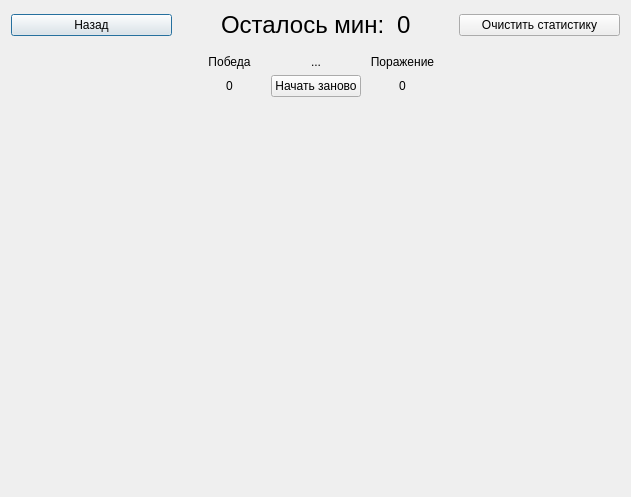
<?xml version="1.0" encoding="UTF-8"?>
<ui version="4.0">
 <class>PlayerWindow</class>
 <widget class="QDialog" name="PlayerWindow">
  <property name="geometry">
   <rect>
    <x>0</x>
    <y>0</y>
    <width>631</width>
    <height>497</height>
   </rect>
  </property>
  <property name="windowTitle">
   <string>Dialog</string>
  </property>
  <layout class="QVBoxLayout" name="verticalLayout">
   <item>
    <layout class="QHBoxLayout" name="horizontalLayout">
     <item>
      <widget class="QPushButton" name="pushButton">
       <property name="minimumSize">
        <size>
         <width>161</width>
         <height>0</height>
        </size>
       </property>
       <property name="text">
        <string>Назад</string>
       </property>
      </widget>
     </item>
     <item>
      <spacer name="horizontalSpacer">
       <property name="orientation">
        <enum>Qt::Horizontal</enum>
       </property>
       <property name="sizeHint" stdset="0">
        <size>
         <width>40</width>
         <height>20</height>
        </size>
       </property>
      </spacer>
     </item>
     <item>
      <widget class="QLabel" name="label_7">
       <property name="font">
        <font>
         <pointsize>18</pointsize>
        </font>
       </property>
       <property name="text">
        <string>Осталось мин: </string>
       </property>
      </widget>
     </item>
     <item>
      <widget class="QLabel" name="mineCounter">
       <property name="font">
        <font>
         <pointsize>18</pointsize>
        </font>
       </property>
       <property name="text">
        <string>0</string>
       </property>
      </widget>
     </item>
     <item>
      <spacer name="horizontalSpacer_2">
       <property name="orientation">
        <enum>Qt::Horizontal</enum>
       </property>
       <property name="sizeHint" stdset="0">
        <size>
         <width>40</width>
         <height>20</height>
        </size>
       </property>
      </spacer>
     </item>
     <item>
      <widget class="QPushButton" name="resetScore">
       <property name="minimumSize">
        <size>
         <width>161</width>
         <height>0</height>
        </size>
       </property>
       <property name="text">
        <string>Очистить статистику</string>
       </property>
      </widget>
     </item>
    </layout>
   </item>
   <item>
    <spacer name="verticalSpacer_2">
     <property name="orientation">
      <enum>Qt::Vertical</enum>
     </property>
     <property name="sizeType">
      <enum>QSizePolicy::Fixed</enum>
     </property>
     <property name="sizeHint" stdset="0">
      <size>
       <width>20</width>
       <height>10</height>
      </size>
     </property>
    </spacer>
   </item>
   <item>
    <layout class="QHBoxLayout" name="horizontalLayout_3">
     <item>
      <spacer name="horizontalSpacer_3">
       <property name="orientation">
        <enum>Qt::Horizontal</enum>
       </property>
       <property name="sizeHint" stdset="0">
        <size>
         <width>40</width>
         <height>20</height>
        </size>
       </property>
      </spacer>
     </item>
     <item>
      <layout class="QGridLayout" name="gridLayout">
       <item row="0" column="0">
        <widget class="QLabel" name="label_5">
         <property name="minimumSize">
          <size>
           <width>71</width>
           <height>0</height>
          </size>
         </property>
         <property name="text">
          <string>&lt;html&gt;&lt;head/&gt;&lt;body&gt;&lt;p align=&quot;center&quot;&gt;Победа&lt;/p&gt;&lt;/body&gt;&lt;/html&gt;</string>
         </property>
        </widget>
       </item>
       <item row="0" column="1">
        <widget class="QLabel" name="statusLabel">
         <property name="text">
          <string>&lt;html&gt;&lt;head/&gt;&lt;body&gt;&lt;p align=&quot;center&quot;&gt;...&lt;/p&gt;&lt;/body&gt;&lt;/html&gt;</string>
         </property>
        </widget>
       </item>
       <item row="0" column="2">
        <widget class="QLabel" name="label_3">
         <property name="minimumSize">
          <size>
           <width>71</width>
           <height>0</height>
          </size>
         </property>
         <property name="text">
          <string>&lt;html&gt;&lt;head/&gt;&lt;body&gt;&lt;p align=&quot;center&quot;&gt;Поражение&lt;/p&gt;&lt;/body&gt;&lt;/html&gt;</string>
         </property>
        </widget>
       </item>
       <item row="1" column="0">
        <widget class="QLabel" name="playerWinScore">
         <property name="text">
          <string>&lt;html&gt;&lt;head/&gt;&lt;body&gt;&lt;p align=&quot;center&quot;&gt;0&lt;/p&gt;&lt;/body&gt;&lt;/html&gt;</string>
         </property>
        </widget>
       </item>
       <item row="1" column="1">
        <widget class="QPushButton" name="Restart">
         <property name="text">
          <string>Начать заново</string>
         </property>
        </widget>
       </item>
       <item row="1" column="2">
        <widget class="QLabel" name="playerLoseScore">
         <property name="text">
          <string>&lt;html&gt;&lt;head/&gt;&lt;body&gt;&lt;p align=&quot;center&quot;&gt;0&lt;/p&gt;&lt;/body&gt;&lt;/html&gt;</string>
         </property>
        </widget>
       </item>
      </layout>
     </item>
     <item>
      <spacer name="horizontalSpacer_4">
       <property name="orientation">
        <enum>Qt::Horizontal</enum>
       </property>
       <property name="sizeHint" stdset="0">
        <size>
         <width>40</width>
         <height>20</height>
        </size>
       </property>
      </spacer>
     </item>
    </layout>
   </item>
   <item>
    <layout class="QHBoxLayout" name="horizontalLayout_2">
     <item>
      <spacer name="horizontalSpacer_5">
       <property name="orientation">
        <enum>Qt::Horizontal</enum>
       </property>
       <property name="sizeHint" stdset="0">
        <size>
         <width>40</width>
         <height>20</height>
        </size>
       </property>
      </spacer>
     </item>
     <item>
      <layout class="QGridLayout" name="MineField"/>
     </item>
     <item>
      <spacer name="horizontalSpacer_6">
       <property name="orientation">
        <enum>Qt::Horizontal</enum>
       </property>
       <property name="sizeHint" stdset="0">
        <size>
         <width>40</width>
         <height>20</height>
        </size>
       </property>
      </spacer>
     </item>
    </layout>
   </item>
   <item>
    <spacer name="verticalSpacer">
     <property name="orientation">
      <enum>Qt::Vertical</enum>
     </property>
     <property name="sizeHint" stdset="0">
      <size>
       <width>20</width>
       <height>293</height>
      </size>
     </property>
    </spacer>
   </item>
  </layout>
 </widget>
 <resources/>
 <connections/>
</ui>
